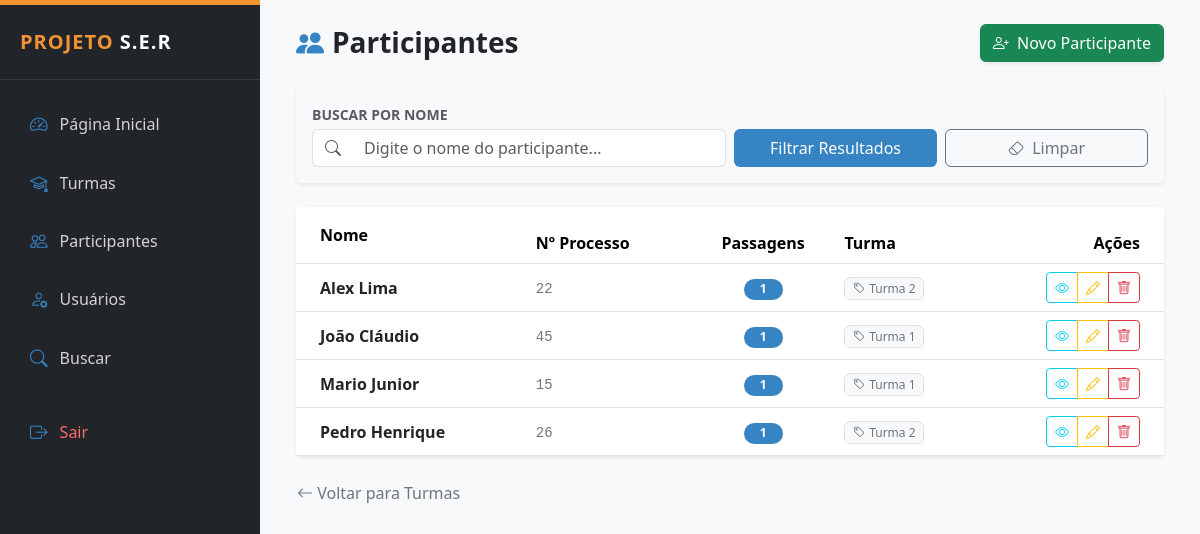
/public/participantes_lista.php (signed in), run on the app's committed database.
### tables this page shows
CREATE TABLE `participantes` (
  `id` int(11) NOT NULL,
  `nome` varchar(120) NOT NULL,
  `numero_processo` varchar(50) DEFAULT NULL,
  `cpf` varchar(11) DEFAULT NULL,
  `data_nascimento` date DEFAULT NULL,
  `telefone` varchar(20) DEFAULT NULL,
  `email` varchar(120) DEFAULT NULL,
  `endereco` varchar(150) DEFAULT NULL,
  `bairro` varchar(100) DEFAULT NULL,
  `turma_id` int(11) DEFAULT NULL,
  `observacoes` text DEFAULT NULL,
  `criado_em` timestamp NOT NULL DEFAULT current_timestamp(),
  `caso_id` int(11) DEFAULT NULL,
  `status` enum('ativo','inativo') DEFAULT 'ativo',
  `total_passagens` int(11) DEFAULT 0
);

CREATE TABLE `turmas` (
  `id` int(11) NOT NULL,
  `nome` varchar(120) NOT NULL,
  `descricao` text DEFAULT NULL,
  `responsavel` varchar(100) DEFAULT NULL,
  `data_inicio` date DEFAULT NULL,
  `data_fim` date DEFAULT NULL,
  `status` enum('ativa','encerrada') DEFAULT 'ativa',
  `criado_em` timestamp NOT NULL DEFAULT current_timestamp()
);

### public/participantes_lista.php (the view, shortened to what this page needs)
<?php
require_once __DIR__ . "/../config/conexao.php";
require_once __DIR__ . "/../layout/admin_header.php";
$turma_id = $_GET['turma_id'] ?? null;
$busca    = $_GET['busca'] ?? null;
$sql = "
    SELECT p.id, p.nome, p.numero_processo, p.total_passagens, p.observacoes, t.nome AS turma
    FROM participantes p
    JOIN turmas t ON t.id = p.turma_id
    WHERE 1=1
";
$params = [];
$sql .= " ORDER BY p.nome";
$stmt = $pdo->prepare($sql);
$stmt->execute($params);
$participantes = $stmt->fetchAll(PDO::FETCH_ASSOC);
?>
<div class="container-fluid">
    <div class="d-flex justify-content-between align-items-center mb-4">
        <div>
            <h3 class="fw-bold mb-0 text-dark">
                <i class="bi bi-people-fill me-2" style="color: var(--ser-blue);"></i>Participantes
            </h3>
        </div>
        <a href="participantes_cadastrar.php" class="btn btn-success shadow-sm">
            <i class="bi bi-person-plus me-1"></i> Novo Participante
        </a>
    </div>
    <div class="card card-filter border-0 shadow-sm mb-4">
        <div class="card-body">
            <form method="GET" class="row g-2 align-items-end">
                <div class="col-md-6">
                    <label class="small fw-bold text-muted mb-1">BUSCAR POR NOME</label>
                    <div class="input-group">
                        <span class="input-group-text bg-white border-end-0"><i class="bi bi-search text-muted"></i></span>
                        <input type="text" name="busca" class="form-control border-start-0"
                               placeholder="Digite o nome do participante..." value="<?= htmlspecialchars($busca ?? '') ?>">
                    </div>
                </div>
                <div class="col-md-3">
                    <button type="submit" class="btn btn-search w-100">
                        Filtrar Resultados
                    </button>
                </div>
                <div class="col-md-3">
                    <a href="participantes_lista.php" class="btn btn-outline-secondary w-100">
                        <i class="bi bi-eraser me-1"></i> Limpar
                    </a>
                </div>
            </form>
        </div>
    </div>
    <div class="card border-0 shadow-sm">
        <div class="card-body p-0">
            <div class="table-responsive">
                <table class="table table-hover align-middle mb-0">
                    <thead class="bg-light">
                        <tr>
                            <th class="ps-4 py-3">Nome</th>
                            <th>Nº Processo</th>
                            <th class="text-center">Passagens</th>
                            <th>Turma</th>
                            <th class="text-end pe-4">Ações</th>
                        </tr>
                    </thead>
                    <tbody>
                        <?php foreach ($participantes as $p): ?>
                        <tr>
                            <td class="ps-4">
                                <div class="fw-bold text-dark"><?= htmlspecialchars($p['nome']) ?></div>
                            </td>
                            <td><code class="text-secondary"><?= htmlspecialchars($p['numero_processo']) ?></code></td>
                            <td class="text-center">
                                <span class="badge rounded-pill badge-passagens px-3">
                                    <?= $p['total_passagens'] ?? 0 ?>
                                </span>
                            </td>
                            <td>
                                <span class="badge bg-light text-secondary border fw-normal">
                                    <i class="bi bi-tag me-1"></i><?= htmlspecialchars($p['turma']) ?>
                                </span>
                            </td>
                            <td class="text-end pe-4">
                                <div class="btn-group">
                                    <a href="participantes_detalhes.php?id=<?= $p['id'] ?>" class="btn btn-sm btn-outline-info" title="Ver Detalhes">
                                        <i class="bi bi-eye"></i>
                                    </a>
                                    <a href="participantes_editar.php?id=<?= $p['id'] ?>&turma_id=<?= $turma_id ?>" class="btn btn-sm btn-outline-warning" title="Editar">
                                        <i class="bi bi-pencil"></i>
                                    </a>
                                    <a href="participantes_excluir.php?id=<?= $p['id'] ?>&turma_id=<?= $turma_id ?>"
                                       class="btn btn-sm btn-outline-danger"
                                       onclick="return confirm('Deseja excluir este participante?')" title="Excluir">
                                        <i class="bi bi-trash"></i>
                                    </a>
                                </div>
                            </td>
                        </tr>
                        <?php endforeach; ?>
                    </tbody>
                </table>
            </div>
        </div>
    </div>
    <div class="mt-4 mb-5 d-flex justify-content-between">
        <a href="turmas_lista.php" class="btn btn-link text-decoration-none p-0 text-secondary">
            <i class="bi bi-arrow-left"></i> Voltar para Turmas
        </a>
    </div>
</div>
<?php require_once __DIR__ . '/../layout/admin_footer.php'; ?>

### layout/admin_header.php (shortened to what this page needs)
<!DOCTYPE html>
<html lang="pt-br">
<head>
    <link href="https://cdn.jsdelivr.net/npm/bootstrap@5.3.2/dist/css/bootstrap.min.css" rel="stylesheet">
    <link rel="stylesheet" href="https://cdn.jsdelivr.net/npm/bootstrap-icons@1.11.0/font/bootstrap-icons.css">
</head>
<body>
    <div class="d-flex">
        <div class="sidebar text-white shadow">
            <div class="brand-area">
                <h5 class="mb-0 fw-bold" style="letter-spacing: 1px;">
                    <span style="color: var(--ser-orange);">PROJETO</span> S.E.R
                </h5>
            </div>
            <ul class="nav flex-column">
                <li class="nav-item">
                    <a href="/programa-admin/public/dashboard.php" class="nav-link">
                        <i class="bi bi-speedometer2"></i> Página Inicial
                    </a>
                </li>
                <li class="nav-item">
                    <a href="/programa-admin/public/turmas_lista.php" class="nav-link">
                        <i class="bi bi-mortarboard"></i> Turmas
                    </a>
                </li>
                <li class="nav-item">
                    <a href="/programa-admin/public/participantes_lista.php" class="nav-link">
                        <i class="bi bi-people"></i> Participantes
                    </a>
                </li>
                <li class="nav-item">
                    <a href="/programa-admin/public/usuarios_lista.php" class="nav-link">
                        <i class="bi bi-person-gear"></i> Usuários
                    </a>
                </li>
                <li class="nav-item">
                    <a href="/programa-admin/public/busca.php" class="nav-link">
                        <i class="bi bi-search"></i> Buscar
                    </a>
                </li>
                <li class="nav-item mt-auto">
                    <a href="/programa-admin/public/logout.php" class="nav-link text-danger">
                        <i class="bi bi-box-arrow-right"></i> Sair
                    </a>
                </li>
            </ul>
        </div>
        <div class="flex-grow-1 p-4 bg-light">

### layout/admin_footer.php (shortened to what this page needs)
    </div>
</div>
</body>
</html>

### layout/admin_header.php (style rules this page uses)
:root { --ser-orange: #F29433; --ser-blue: #3684C4; --ser-wine: #A61C62; --ser-light: #f8f9fa; }
body { font-family: 'Segoe UI', Tahoma, Geneva, Verdana, sans-serif; background-color: var(--ser-light); }
.sidebar { width: 260px; min-height: 100vh; background-color: #212529; border-top: 5px solid var(--ser-orange); box-shadow: 2px 0 10px rgba(0,0,0,0.1); transition: all 0.3s; }
.sidebar .nav-link { color: rgba(255,255,255,0.8); padding: 12px 20px; border-radius: 8px; margin: 4px 10px; display: flex; align-items: center; transition: 0.2s; }
.sidebar .nav-link i { font-size: 1.1rem; margin-right: 12px; color: var(--ser-blue); }
.brand-area { padding: 25px 20px; border-bottom: 1px solid rgba(255,255,255,0.1); margin-bottom: 15px; }
.sidebar .text-danger { color: #ff6b6b !important; margin-top: 20px; }

### public/participantes_lista.php (style rules this page uses)
.table-responsive { overflow: visible !important; }
.badge-passagens { background-color: var(--ser-blue); }
.btn-search { background-color: var(--ser-blue); color: white; }
.card-filter { background-color: #f8f9fa; border: 1px solid #e9ecef; }

### data on the page
participantes: nome "Alex Lima", numero_processo "22", total_passagens "1", turma.nome "Turma 2"
participantes: nome "João Cláudio", numero_processo "45", total_passagens "1", turma.nome "Turma 1"
participantes: nome "Mario Junior", numero_processo "15", total_passagens "1", turma.nome "Turma 1"
participantes: nome "Pedro Henrique", numero_processo "26", total_passagens "1", turma.nome "Turma 2"
